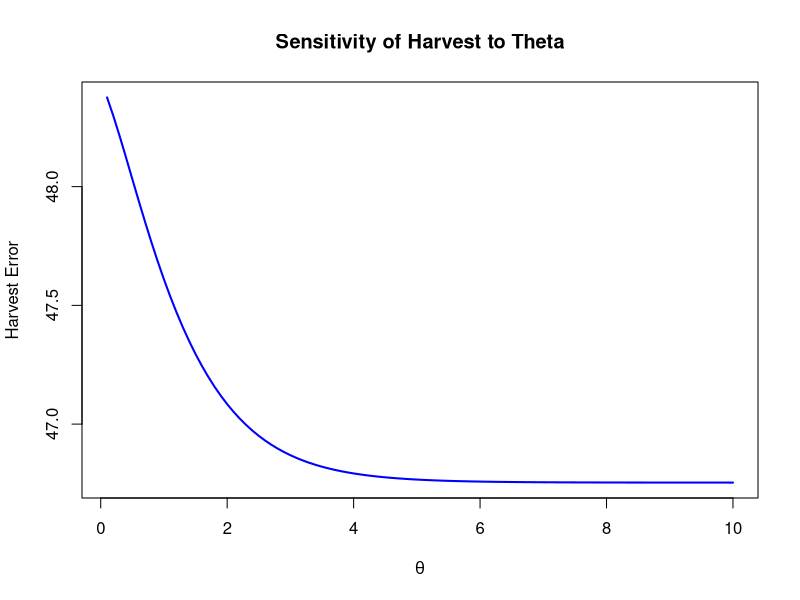

The R script that drew this image:
# Your Lefkovitch matrix
A <- matrix(c(
  # Example: replace with your actual matrix
  0.5, 0.7, 1.2,
  0.3, 0.0, 0.0,
  0.0, 0.6, 0.8
), nrow = 3, byrow = TRUE)

# Initial population vector
N0 <- c(100, 50, 30)

# Target harvest per year
H_target <- 50

# Fecundity indices (e.g., row 1, columns 2 and 3)
fecundity_indices <- c(1, 2, 3)  # adjust to match your matrix

# Stage from which harvest is taken (e.g., adults)
harvest_stage <- 3

# Carrying capacity for fecundity
Kf <- 500

simulate_theta <- function(theta, A, N0, harvest_stage, fecundity_indices, Kf, H_target, years = 50) {
  N <- N0
  total_harvest <- 0
  
  for (t in 1:years) {
    Nf_t <- sum(N[fecundity_indices])
    fecundity_modifier <- 1 / (1 + (Nf_t / Kf)^theta)
    
    A_mod <- A
    A_mod[fecundity_indices] <- A[fecundity_indices] * fecundity_modifier
    
    N <- A_mod %*% N
    h <- min(N[harvest_stage], H_target)
    N[harvest_stage] <- pmax(N[harvest_stage] - h, 0)
    total_harvest <- total_harvest + h
  }
  
  avg_harvest <- total_harvest / years
  return(abs(avg_harvest - H_target))  # minimize difference from target
}

optimize_theta <- optimize(
  f = simulate_theta,
  interval = c(0.01, 10),
  A = A,
  N0 = N0,
  harvest_stage = harvest_stage,
  fecundity_indices = fecundity_indices,
  Kf = Kf,
  H_target = H_target
)

# Best theta value
optimize_theta$minimum


theta_vals <- seq(0.1, 10, length.out = 100)
harvest_diff <- sapply(theta_vals, function(th) simulate_theta(th, A, N0, harvest_stage, fecundity_indices, Kf, H_target))

plot(theta_vals, harvest_diff, type = "l", col = "blue", lwd = 2,
     xlab = expression(theta), ylab = "Harvest Error", main = "Sensitivity of Harvest to Theta")
abline(h = 0, col = "red", lty = 2)





